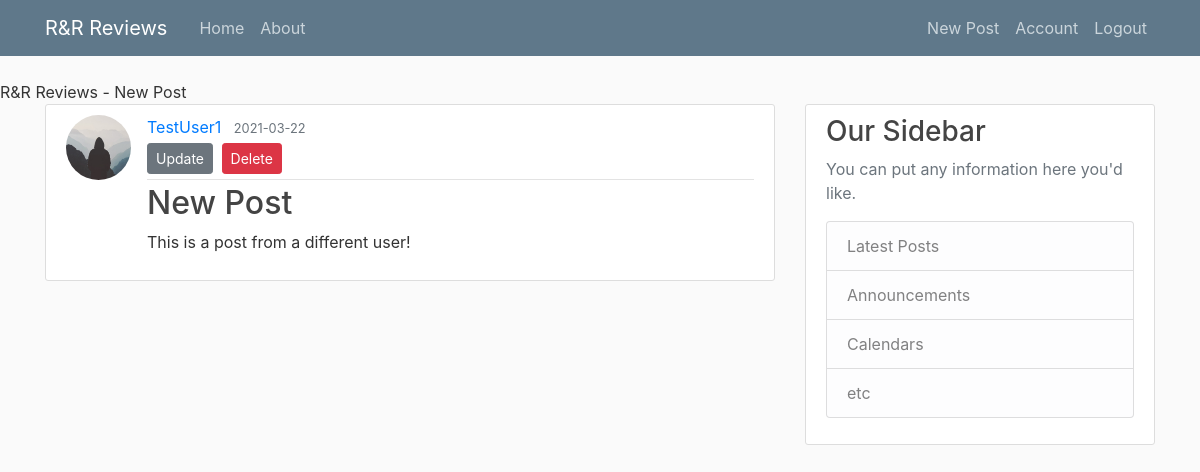
The app's page /post/2 (signed in) with its own data.
### app/models.py (models this page shows, shortened)
class Post(db.Model):
    id = db.Column(db.Integer, primary_key=True)
    title = db.Column(db.String(100), nullable=False)
    date_posted = db.Column(db.DateTime, nullable=False, default=datetime.utcnow)
    content = db.Column(db.Text, nullable=False)
    user_id = db.Column(db.Integer, db.ForeignKey('user.id'), nullable=False)

class User(db.Model, UserMixin):
    id = db.Column(db.Integer, primary_key=True)
    username = db.Column(db.String(50), unique=True, nullable=False)
    image_file = db.Column(db.String(20), nullable=False, default='default.jpg')
    password = db.Column(db.String(60), nullable=False)
    posts = db.relationship('Post', backref='author', lazy=True)

### app/routes.py (the view)
@app.route('/post/<int:post_id>')
def post(post_id):
    post = Post.query.get_or_404(post_id)
    return render_template('post.html', title=post.title, post=post)

### app/models.py (called while the page is built)
@login_manager.user_loader
def load_user(user_id):
    return User.query.get(int(user_id))

### app/templates/post.html (shortened to what this page needs)
{% extends "layout.html" %}
{% block content %}
    <article class="media content-section">
        <img class="rounded-circle article-img" src="{{ url_for('static', filename='profile_pics/' + post.author.image_file) }}">
        <div class="media-body">
            <div class="article-metadata">
                <a class="mr-2" href="#">{{ post.author.username }}</a>
                <small class="text-muted">{{ post.date_posted.strftime('%Y-%m-%d') }}</small>
                {% if post.author == current_user %}
                    <div>
                        <a class="btn btn-secondary btn-sm mt-1 mb-1" href="{{ url_for('update_post', post_id=post.id) }}">Update</a>
                        <button type="button" class="btn btn-danger btn-sm m-1" data-toggle="modal" data-target="#deleteModal">Delete</button>
                    </div>
                {% endif %}
            </div>
            <h2 class="article-title">{{ post.title }}</h2>
            <p class="article-content">{{ post.content }}</p>
        </div>
    </article>
{% endblock content %}

### app/templates/layout.html (shortened to what this page needs)
<!DOCTYPE html>
<html lang="en">
<head>
    <link rel="stylesheet" href="https://maxcdn.bootstrapcdn.com/bootstrap/4.0.0/css/bootstrap.min.css">
    <link rel="stylesheet" type ="text/css" href="{{ url_for('static', filename='main.css') }}"
    {% if title %}
        <title>R&R Reviews - {{ title }}</title>
    {% else %}
        <title>R&R Reviews</title>
    {% endif %}
</head>
<body>
    <header class="site-header">
        <nav class="navbar navbar-expand-md navbar-dark bg-steel fixed-top">
            <div class="container">
                <a class="navbar-brand mr-4" href="/">R&R Reviews</a>
                <div class="collapse navbar-collapse" id="navbarToggle">
                    <div class="navbar-nav mr-auto">
                        <a class="nav-item nav-link" href="{{ url_for('home') }}">Home</a>
                        <a class="nav-item nav-link" href="{{ url_for('about') }}">About</a>
                    </div>
                    <div class="navbar-nav">
                        {% if current_user.is_authenticated %}
                            <a class="nav-item nav-link" href="{{ url_for('new_post') }}">New Post</a>
                            <a class="nav-item nav-link" href="{{ url_for('account') }}">Account</a>
                            <a class="nav-item nav-link" href="{{ url_for('logout') }}">Logout</a>
                        {% else %}
                            <a class="nav-item nav-link" href="{{ url_for('login') }}">Login</a>
                            <a class="nav-item nav-link" href="{{ url_for('signup') }}">Sign Up</a>
                        {% endif %}
                    </div>
                </div>
            </div>
        </nav>
    </header>
    <main role="main" class="container">
<div class="row">
    <div class="col-md-8">
        {% block content %}{% endblock %}
    </div>
    <div class="col-md-4">
        <div class="content-section">
            <h3>Our Sidebar</h3>
            <p class='text-muted'>You can put any information here you'd like.
                <ul class="list-group">
                    <li class="list-group-item list-group-item-light">Latest Posts</li>
                    <li class="list-group-item list-group-item-light">Announcements</li>
                    <li class="list-group-item list-group-item-light">Calendars</li>
                    <li class="list-group-item list-group-item-light">etc</li>
                </ul>
            </p>
        </div>
    </div>
</div>
</main>
</body>
</html>

### app/static/main.css (style rules this page uses)
body { background: #fafafa; color: #333333; margin-top: 5rem; }
h1, h2, h3, h4, h5, h6 { color: #444444; }
.bg-steel { background-color: #5f788a; }
.site-header .navbar-nav .nav-link { color: #cbd5db; }
.content-section { background: #ffffff; padding: 10px 20px; border: 1px solid #dddddd; border-radius: 3px; margin-bottom: 20px; }
.article-title { color: #444444; }
.article-content { white-space: pre-line; }
.article-img { height: 65px; width: 65px; margin-right: 16px; }
.article-metadata { padding-bottom: 1px; margin-bottom: 4px; border-bottom: 1px solid #e3e3e3 }

### records on screen
Post: title "New Post", date_posted "2021-03-22", content "This is a post from a different user!"
User: image_file (placeholder picture), author.username "TestUser1"
